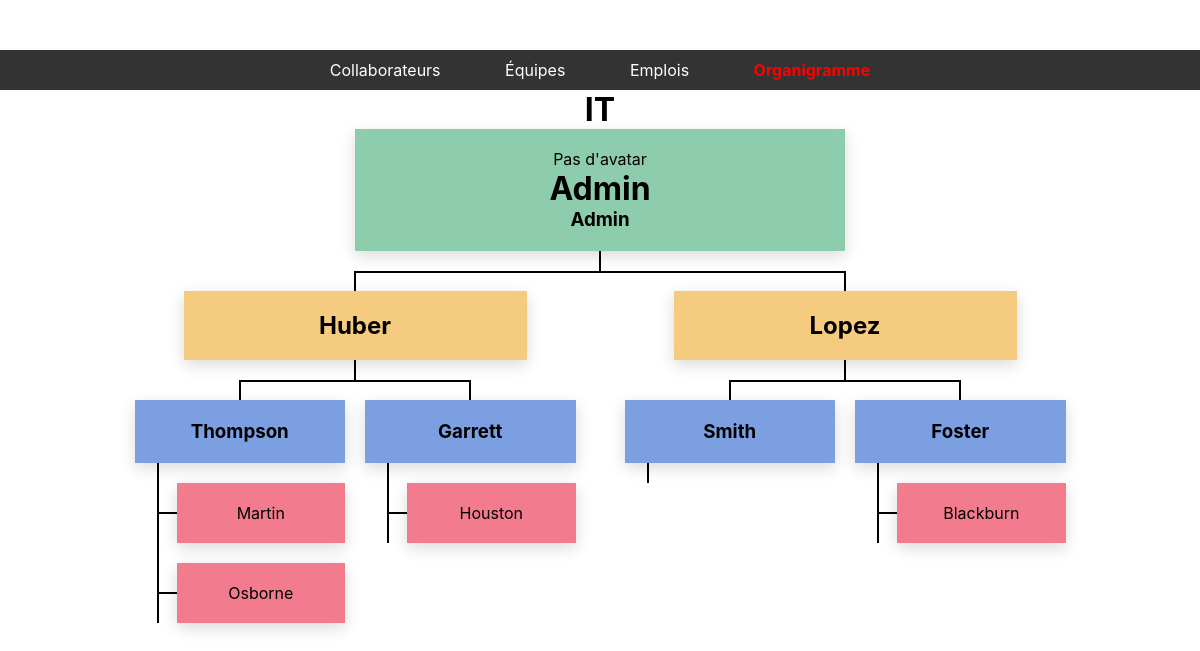
Before: /organigramme/ with the older database file.
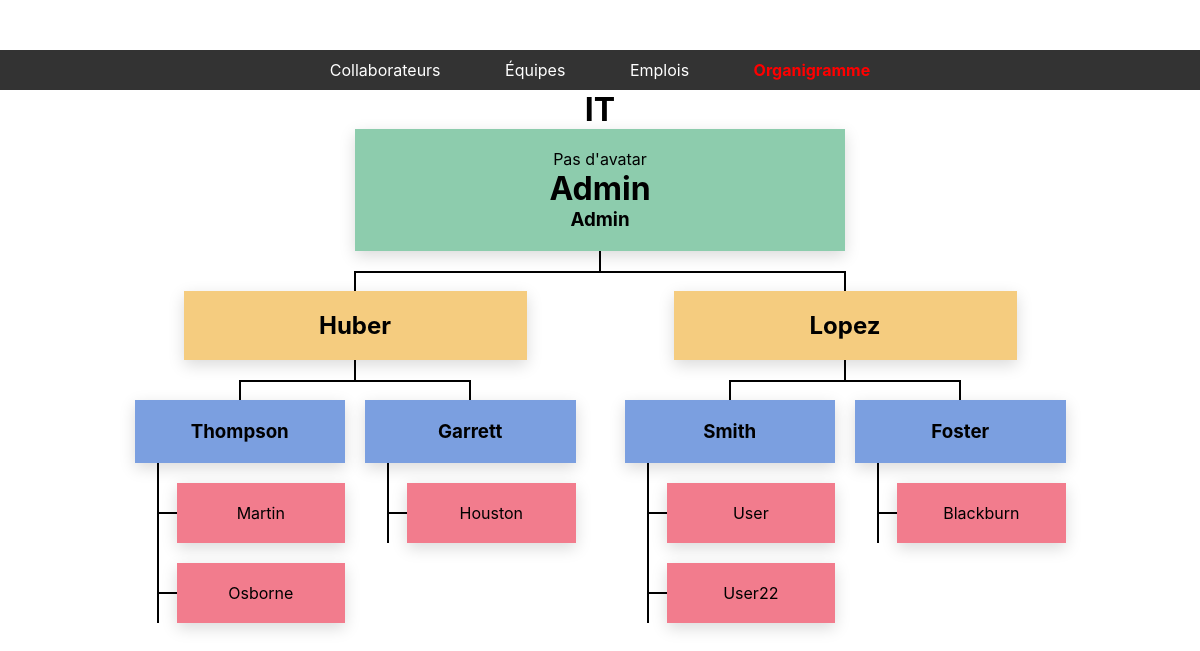
After: the same page with the newer database file.
### corpoman/models.py (models this page shows, shortened)
class Collaborateur(models.Model):
    user = models.OneToOneField(User, on_delete=models.CASCADE, related_name='collaborateur', editable=False, null=True)
    prenom = models.CharField(max_length=100, verbose_name="Prénom")
    nom = models.CharField(max_length=100, verbose_name="Nom")
    avatar = models.ImageField(upload_to='avatars/', null=True, blank=True, validators=[validate_avatar])
    matricule = models.CharField(max_length=11, unique=True, default=generate_matricule, verbose_name="Matricule",
                                 editable=False)
    date_naissance = models.DateField(verbose_name="Date de naissance")
    GENRE_CHOICES = (
        ('M', 'Masculin'),
        ('F', 'Féminin'),
    )
    genre = models.CharField(max_length=10, choices=GENRE_CHOICES, verbose_name="Genre")
    nationalite = models.CharField(max_length=100, verbose_name="Nationalité")
    numero_telephone = models.CharField(max_length=20, verbose_name="Numéro de téléphone")
    adresse = models.CharField(max_length=255, verbose_name="Adresse")
    ville = models.CharField(max_length=100, verbose_name="Ville")
    code_postal = models.CharField(max_length=20, verbose_name="Code postal")
    departement = models.CharField(max_length=100, verbose_name="Département")
    pays = models.CharField(max_length=100, verbose_name="Pays")
    contact_urgence_nom = models.CharField(max_length=100,
                                           verbose_name="Nom de la personne à contacter en cas d'urgence")
    contact_urgence_telephone = models.CharField(max_length=20,
                                                 verbose_name="Téléphone de la personne à contacter en cas d'urgence")
    email_personnel = models.EmailField(verbose_name="Email Personnel")
    email_professionnel = models.EmailField(verbose_name="Email Professionnel")
    entite_juridique = models.ForeignKey('EntiteJuridique', on_delete=models.CASCADE,
                                         verbose_name="Entité Juridique associée à l'employé")
    date_anciennete = models.DateField(verbose_name="Date d'ancienneté")
    lieu_travail = models.ForeignKey('LieuTravail', on_delete=models.CASCADE, verbose_name="Lieu de travail")
    politique_conges = models.ForeignKey('PolitiqueAbsences', on_delete=models.CASCADE,
                                         verbose_name="Politique de congés")
    Equipe = models.ForeignKey('Equipe', on_delete=models.CASCADE, verbose_name="Équipe")
    contrat = models.ForeignKey('Contrat', on_delete=models.CASCADE, verbose_name="Contrat")
    emploi = models.ForeignKey('Emploi', on_delete=models.CASCADE, verbose_name="Emploi")
    manager = models.ForeignKey('self', on_delete=models.CASCADE, null=True, blank=True, verbose_name="Manager",
                                related_name='subordonnes')
    class Meta:
        verbose_name = "Collaborateur"
        verbose_name_plural = "Collaborateurs"

class Equipe(models.Model):
    nom = models.CharField(max_length=100, verbose_name="Nom")
    description = models.TextField(verbose_name="Description")
    responsable = models.ForeignKey('Collaborateur', on_delete=models.CASCADE, verbose_name="Manager/Responsable",
                                    null=True)
    class Meta:
        verbose_name = "Équipe"
        verbose_name_plural = "Équipes"
    def __str__(self):
        return self.nom

### corpoman/views.py (the view)
# urls.py: path('organigramme/', organization_chart, name='organigramme'),
def organization_chart(request):
    ids_collaborateurs_archives = ArchiveCollaborateur.objects.values_list('id', flat=True)
    top_level_collaborateurs = Collaborateur.objects.filter(manager=None).exclude(id__in=ids_collaborateurs_archives)
    org_charts = []
    for collaborateur in top_level_collaborateurs:
        org_charts.append(create_organization_chart(collaborateur))
    return render(request, 'organization_chart.html', {'org_charts': org_charts})

### corpoman/views.py (called while the page is built)
def create_organization_chart(collaborateur):
    ids_collaborateurs_archives = ArchiveCollaborateur.objects.values_list('id', flat=True)
    chart = {'collaborateur': collaborateur, 'subordinates': []}
    subordinates = Collaborateur.objects.filter(manager=collaborateur).exclude(id__in=ids_collaborateurs_archives)
    for subordinate in subordinates:
        chart['subordinates'].append(create_organization_chart(subordinate))
    return chart

### corpoman/templates/organization_chart.html (shortened to what this page needs)
{% load static %}
<!DOCTYPE html>
<html lang="en">
<head>
</head>
<body>
    <div class="navbarCollaborateurs">
        <ul>
            <li><a href="{% url 'liste_collaborateurs' %}" class="{% if request.path == '/collaborateurs/' %}active{% endif %}">Collaborateurs</a></li>
            <li><a href="{% url 'equipes-list' %}" class="{% if 'equipes' in request.path %}active{% endif %}">Équipes</a></li>
            <li><a href="{% url 'emploi-list' %}" class="{% if 'emplois' in request.path %}active{% endif %}">Emplois</a></li>
            <li><a href="{% url 'organigramme' %}" class="{% if 'organigramme' in request.path %}active{% endif %}">Organigramme</a></li>
        </ul>
    </div>
    <div class="container">
        {% for org_chart in org_charts %}
        <h1>{{ org_chart.collaborateur.Equipe }}</h1>
          <div class="level-1 rectangle">
            {% if org_chart.collaborateur.avatar %}
                    <img src="{{ org_chart.collaborateur.avatar.url }}" alt="Avatar" height="50px">
                {% else %}
                    Pas d'avatar
                {% endif %}
            <h1>{{ org_chart.collaborateur.nom }}</h1>
            <h3>{{ org_chart.collaborateur.prenom }}</h3>
        </div>
          <ol class="level-2-wrapper">
            {% for subordinate_1 in org_chart.subordinates %}
              <li>
                <h2 class="level-2 rectangle">{{ subordinate_1.collaborateur.nom }}</h2>
                <ol class="level-3-wrapper">
                  {% for subordinate_2 in subordinate_1.subordinates %}
                    <li>
                      <h3 class="level-3 rectangle">{{ subordinate_2.collaborateur.nom }}</h3>
                      <ol class="level-4-wrapper">
                        {% for subordinate_3 in subordinate_2.subordinates %}
                          <li>
                            <h4 class="level-4 rectangle">{{ subordinate_3.collaborateur.nom }}</h4>
                          </li>
                        {% endfor %}
                      </ol>
                    </li>
                  {% endfor %}
                </ol>
              </li>
            {% endfor %}
          </ol>
        {% endfor %}
      </div>
</body>
</html>

Changed rows visible on the page:
added Collaborateur: collaborateur.nom "User", shown under "Smith"
added Collaborateur: collaborateur.nom "User22", shown under "Smith"
